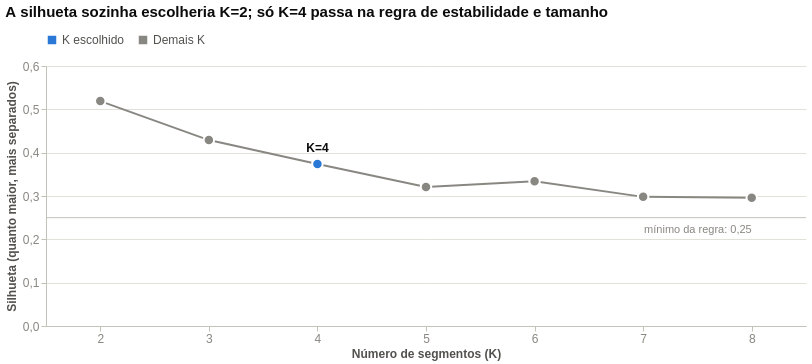

Write notebook code for a chart like this one.
### Code cell
na.grafico(graficos.grafico_k(seg["avaliacao_k"], seg["k_usado"], cfg_rfm, na.MODO))

### Figure 1 — Vega-Lite specification as saved in the notebook (floating-point values rounded to 4 significant figures)
{"$schema": "https://vega.github.io/schema/vega-lite/v6.4.1.json", "background": "#ffffff", "config": {"axis": {"domainColor": "#c3c2b7", "gridColor": "#e1e0d9", "gridWidth": 1, "labelColor": "#898781", "labelFontSize": 12, "tickColor": "#c3c2b7", "titleColor": "#52514e", "titleFontSize": 12}, "background": "transparent", "legend": {"labelColor": "#52514e", "labelFontSize": 12, "orient": "top", "padding": 0, "symbolType": "square", "titleColor": "#52514e"}, "text": {"color": "#0b0b0b"}, "title": {"anchor": "start", "color": "#0b0b0b", "fontSize": 15, "fontWeight": 600, "offset": 14}, "view": {"continuousHeight": 300, "continuousWidth": 300, "stroke": null}}, "datasets": {"data-258eb927267bdacc36d19adabe0e0fe7": [{"ari_sementes_mediana": 0.984, "ari_sementes_min": 0.971, "ari_subamostras_mediana": 0.992, "ari_subamostras_min": 0.974, "estado": "K escolhido", "inercia": 1725.0, "k": 4, "menor_segmento_pct": 6.526, "passou_na_regra": true, "silhueta": 0.374, "t": "K=4", "tamanhos": [980, 857, 426, 158]}], "data-665d16eb8a0ddb803ccb42d6d7c9c495": [{"k": 8, "t": "mínimo da regra: 0,25", "y": 0.25}], "data-797cace1632c3e42ab2ce6c3de15e8e4": [{"y": 0.25}], "data-e7ce0794e2e41a2335f21d5aae4f12f3": [{"ari_sementes_mediana": 0.995, "ari_sementes_min": 0.988, "ari_subamostras_mediana": 0.985, "ari_subamostras_min": 0.952, "estado": "Demais K", "inercia": 3576.0, "k": 2, "menor_segmento_pct": 24.74, "passou_na_regra": false, "silhueta": 0.519, "tamanhos": [1822, 599]}, {"ari_sementes_mediana": 0.989, "ari_sementes_min": 0.882, "ari_subamostras_mediana": 0.978, "ari_subamostras_min": 0.891, "estado": "Demais K", "inercia": 2278.0, "k": 3, "menor_segmento_pct": 9.955, "passou_na_regra": false, "silhueta": 0.429, "tamanhos": [1264, 916, 241]}, {"ari_sementes_mediana": 0.984, "ari_sementes_min": 0.971, "ari_subamostras_mediana": 0.992, "ari_subamostras_min": 0.974, "estado": "K escolhido", "inercia": 1725.0, "k": 4, "menor_segmento_pct": 6.526, "passou_na_regra": true, "silhueta": 0.374, "tamanhos": [980, 857, 426, 158]}, {"ari_sementes_mediana": 0.608, "ari_sementes_min": 0.492, "ari_subamostras_mediana": 0.89, "ari_subamostras_min": 0.51, "estado": "Demais K", "inercia": 1473.0, "k": 5, "menor_segmento_pct": 5.741, "passou_na_regra": false, "silhueta": 0.321, "tamanhos": [778, 672, 595, 237, 139]}, {"ari_sementes_mediana": 0.952, "ari_sementes_min": 0.449, "ari_subamostras_mediana": 0.983, "ari_subamostras_min": 0.847, "estado": "Demais K", "inercia": 1242.0, "k": 6, "menor_segmento_pct": 3.8, "passou_na_regra": false, "silhueta": 0.334, "tamanhos": [771, 667, 545, 193, 153, 92]}, {"ari_sementes_mediana": 0.614, "ari_sementes_min": 0.391, "ari_subamostras_mediana": 0.772, "ari_subamostras_min": 0.597, "estado": "Demais K", "inercia": 1117.0, "k": 7, "menor_segmento_pct": 3.8, "passou_na_regra": false, "silhueta": 0.298, "tamanhos": [671, 650, 401, 298, 158, 151, 92]}, {"ari_sementes_mediana": 0.583, "ari_sementes_min": 0.435, "ari_subamostras_mediana": 0.744, "ari_subamostras_min": 0.52, "estado": "Demais K", "inercia": 1025.0, "k": 8, "menor_segmento_pct": 3.387, "passou_na_regra": false, "silhueta": 0.296, "tamanhos": [623, 608, 421, 284, 156, 128, 119, 82]}]}, "height": 260, "layer": [{"data": {"name": "data-797cace1632c3e42ab2ce6c3de15e8e4"}, "encoding": {"y": {"field": "y", "type": "quantitative"}}, "mark": {"color": "#c3c2b7", "strokeWidth": 1, "type": "rule"}}, {"data": {"name": "data-e7ce0794e2e41a2335f21d5aae4f12f3"}, "encoding": {"x": {"axis": {"labelAngle": 0}, "field": "k", "title": "Número de segmentos (K)", "type": "ordinal"}, "y": {"axis": {"labelExpr": "replace(replace(replace(format(datum.value, '.1f'), ',', '#'), '.', ','), '#', '.')"}, "field": "silhueta", "scale": {"domain": [0, 0.6]}, "title": "Silhueta (quanto maior, mais separados)", "type": "quantitative"}}, "mark": {"color": "#898781", "strokeWidth": 2, "type": "line"}}, {"data": {"name": "data-e7ce0794e2e41a2335f21d5aae4f12f3"}, "encoding": {"color": {"field": "estado", "legend": {"title": null}, "scale": {"domain": ["K escolhido", "Demais K"], "range": ["#2a78d6", "#898781"]}, "type": "nominal"}, "tooltip": [{"field": "k", "title": "K", "type": "ordinal"}, {"field": "silhueta", "format": ".3f", "title": "Silhueta", "type": "quantitative"}, {"field": "ari_sementes_min", "format": ".2f", "title": "ARI mínima (sementes)", "type": "quantitative"}, {"field": "ari_subamostras_min", "format": ".2f", "title": "ARI mínima (subamostras)", "type": "quantitative"}, {"field": "menor_segmento_pct", "format": ".1f", "title": "Menor segmento (%)", "type": "quantitative"}, {"field": "passou_na_regra", "title": "Passou na regra", "type": "nominal"}], "x": {"axis": {"labelAngle": 0}, "field": "k", "title": "Número de segmentos (K)", "type": "ordinal"}, "y": {"axis": {"labelExpr": "replace(replace(replace(format(datum.value, '.1f'), ',', '#'), '.', ','), '#', '.')"}, "field": "silhueta", "scale": {"domain": [0, 0.6]}, "title": "Silhueta (quanto maior, mais separados)", "type": "quantitative"}}, "mark": {"filled": true, "opacity": 1, "size": 110, "stroke": "#ffffff", "strokeWidth": 2, "type": "point"}}, {"data": {"name": "data-258eb927267bdacc36d19adabe0e0fe7"}, "encoding": {"text": {"field": "t", "type": "nominal"}, "x": {"axis": {"labelAngle": 0}, "field": "k", "title": "Número de segmentos (K)", "type": "ordinal"}, "y": {"axis": {"labelExpr": "replace(replace(replace(format(datum.value, '.1f'), ',', '#'), '.', ','), '#', '.')"}, "field": "silhueta", "scale": {"domain": [0, 0.6]}, "title": "Silhueta (quanto maior, mais separados)", "type": "quantitative"}}, "mark": {"dy": -16, "fontSize": 12, "fontWeight": 600, "type": "text"}}, {"data": {"name": "data-665d16eb8a0ddb803ccb42d6d7c9c495"}, "encoding": {"text": {"field": "t", "type": "nominal"}, "x": {"axis": {"labelAngle": 0}, "field": "k", "title": "Número de segmentos (K)", "type": "ordinal"}, "y": {"field": "y", "type": "quantitative"}}, "mark": {"align": "right", "color": "#898781", "dy": 12, "fontSize": 11, "type": "text"}}], "title": "A silhueta sozinha escolheria K=2; só K=4 passa na regra de estabilidade e tamanho", "width": 760}
